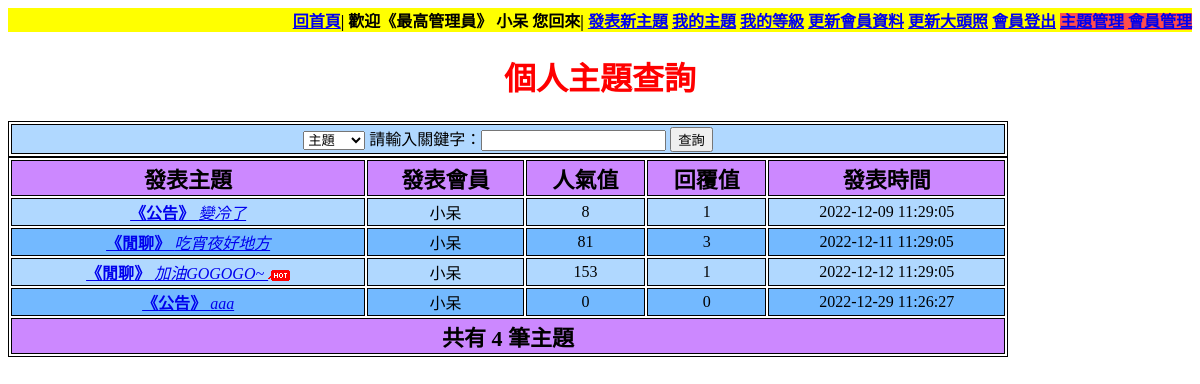
Screenshot of /my_topic.php (signed in) with the database file from the repository.
### tables this page shows
CREATE TABLE `forum` (
  `forum_id` int(11) NOT NULL COMMENT '主索引',
  `members_name` varchar(20) NOT NULL COMMENT '發表人(會員外鍵)',
  `forum_title` varchar(50) NOT NULL COMMENT '發表主題',
  `forum_kind` varchar(10) NOT NULL COMMENT '發表類型',
  `forum_pic` varchar(10) NOT NULL COMMENT '發表心情圖片',
  `forum_msg` varchar(500) NOT NULL COMMENT '發表內容',
  `forum_view` smallint(5) UNSIGNED NOT NULL COMMENT '人氣值',
  `forum_rep` smallint(5) UNSIGNED NOT NULL COMMENT '回覆值',
  `forum_date` timestamp NOT NULL DEFAULT current_timestamp() COMMENT '發表日期',
  `forum_rep_date` datetime NOT NULL COMMENT '該主題最後一次回覆日期',
  `forum_level` tinyint(3) UNSIGNED NOT NULL COMMENT '可以看到此主題的會員等級'
);

### my_topic.php (the view, shortened to what this page needs)
<!DOCTYPE html>
<html lang="en">
<head>
</head>
<body>
    <?php include_once("menu.php") ?>
    <h1>個人主題查詢</h1>
    <?php
    include_once("connSQL.php");
    $selectSQL = "SELECT * FROM `forum` WHERE `members_name` = '$_SESSION[username]'";
    $myData = $myconnect->query($selectSQL);
    if ($myData->num_rows > 0) {
    ?>
        <table>
            <tr>
                <td>
                    <form action="search.php" method="post">
                        <select name="sk">
                            <option value="forum_title">主題</option>
                        </select>
                        請輸入關鍵字：<input type="text" name="kw">
                        <button type="submit">查詢</button>
                    </form>
                </td>
            </tr>
        </table>
        <table>
            <thead class="table-header">
                <tr>
                    <th>發表主題</th>
                    <th>發表會員</th>
                    <th>人氣值</th>
                    <th>回覆值</th>
                    <th>發表時間</th>
                </tr>
            </thead>
            <tbody>
                <?php
                while ($row = $myData->fetch_assoc()) {
                ?>
                    <tr>
                        <td>
                            <a href="index_det.php?id=<?php echo $row["forum_id"]; ?>">
                                <strong>
                                    《<?php echo $row["forum_kind"]; ?>》
                                </strong>
                                <em>
                                    <?php echo $row["forum_title"]; ?>
                                </em>
                            </a>
                            <?php
                            if ($row["forum_view"] >= 100) {
                                echo "<img src=images/hot.gif>";
                            }
                            ?>
                        </td>
                        <td><?php echo $row["members_name"]; ?></td>
                        <td><?php echo $row["forum_view"]; ?></td>
                        <td><?php echo $row["forum_rep"]; ?></td>
                        <td><?php echo $row["forum_date"]; ?></td>
                    </tr>
                <?php } ?>
            </tbody>
            <tfoot class="table-header">
                <tr>
                    <td colspan="5">
                        <?php
                        echo "共有 " . $myData->num_rows . " 筆主題";
                        ?>
                    </td>
                </tr>
            </tfoot>
        </table>
    <?php
    } else {
        echo '沒有資料';
    }
    ?>
</body>
</html>

### my_topic.php (style rules this page uses)
h1 { text-align: center; color: #f00; }
table { width: 1000px; text-align: center; }
table, th, td { border: 1px solid #000; }
.table-header { background-color: #cc88ff; font-weight: bold; font-size: 22px; }
tbody tr:nth-child(odd) { background-color: #b0d8ff; }
tbody tr:nth-child(even) { background-color: #73b9ff; }
tbody tr { transition: 0.3s; }
img { vertical-align: middle; }

### rows the page displays
forum: forum_kind "公告", forum_title "變冷了", members_name "小呆", forum_view "8", forum_rep "1", forum_date "2022-12-09 11:29:05"
forum: forum_kind "閒聊", forum_title "吃宵夜好地方", members_name "小呆", forum_view "81", forum_rep "3", forum_date "2022-12-11 11:29:05"
forum: forum_kind "閒聊", forum_title "加油GOGOGO~", members_name "小呆", forum_view "153", forum_rep "1", forum_date "2022-12-12 11:29:05", forum_id "4"
forum: forum_kind "公告", forum_title "aaa", members_name "小呆", forum_view "0", forum_rep "0", forum_date "2022-12-29 11:26:27"

### other values shown
$_SESSION["userlevelname"] "最高管理員"
$_SESSION["username"] "小呆"
